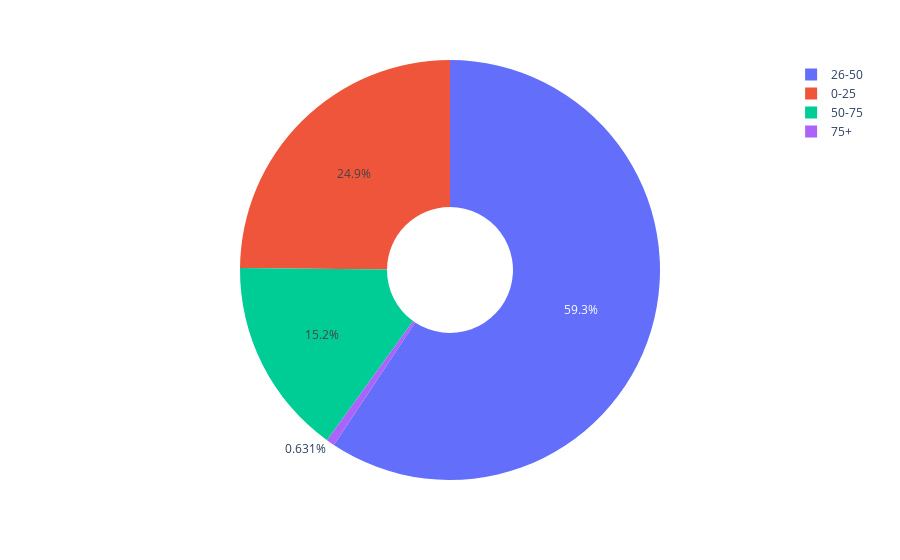

Source (notebook cell):
### Markdown cell above
Work out what percentage of people killed were under 25 years old.

### Code cell
temp = dfs["df_fatalities"].copy()
temp.head()

temp["count"] = 1
temp["age_bracket"] = "75+"

temp.loc[ temp['age'] <= 75 , 'age_bracket'] = '50-75'
temp.loc[ temp['age'] <= 50 , 'age_bracket'] = '26-50'
temp.loc[ temp['age'] <= 25 , 'age_bracket'] = '0-25'


temp = temp[["age_bracket","count"]].groupby("age_bracket").sum().reset_index()


fig = px.pie(
    temp, 
    values='count', 
    names='age_bracket',
    height=600,
    hole=0.3
    )
fig.show()

### Figure 1 — Plotly figure (JSON) as saved in the notebook; plotly's stock layout.template omitted (floating-point values rounded to 4 significant figures)
{"data": [{"domain": {"x": [0, 1], "y": [0, 1]}, "hole": 0.3, "hovertemplate": "age_bracket=%{label}<br>count=%{value}<extra></extra>", "labels": ["0-25", "26-50", "50-75", "75+"], "legendgroup": "", "name": "", "showlegend": true, "type": "pie", "values": [630, 1504, 385, 16]}], "layout": {"autosize": true, "legend": {"tracegroupgap": 0}, "margin": {"t": 60}}}
